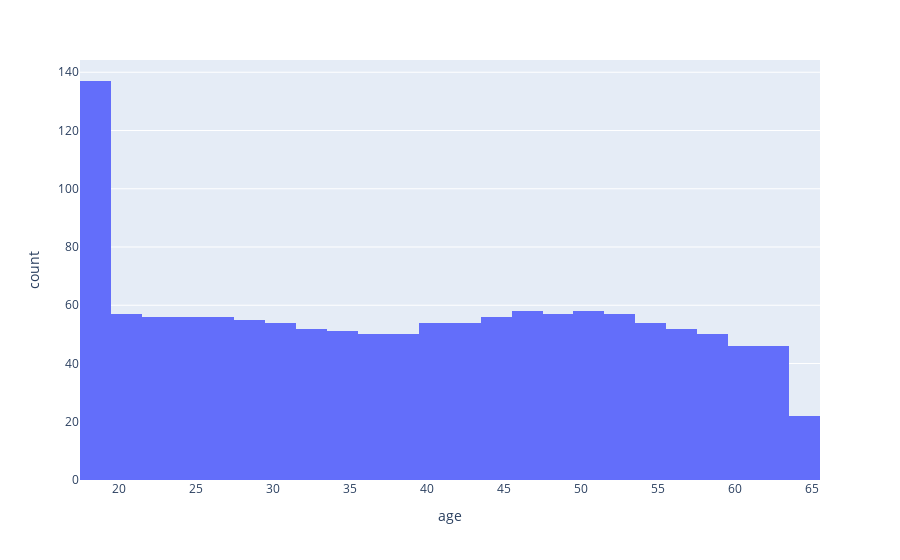

Notebook cell for this chart:
### Code cell
px.histogram(data, 
             x='age')

### Figure 1 — Plotly figure (JSON) as saved in the notebook; plotly's stock layout.template omitted (floating-point values rounded to 4 significant figures; data arrays with more than 128 entries replaced by an {"elided": "..."} marker saying what was removed)
{"data": [{"alignmentgroup": "True", "bingroup": "x", "hovertemplate": "age=%{x}<br>count=%{y}<extra></extra>", "legendgroup": "", "marker": {"color": "#636efa", "pattern": {"shape": ""}}, "name": "", "offsetgroup": "", "orientation": "v", "showlegend": false, "type": "histogram", "x": {"elided": "1338 int values"}, "xaxis": "x", "yaxis": "y"}], "layout": {"barmode": "relative", "legend": {"tracegroupgap": 0}, "margin": {"t": 60}, "xaxis": {"anchor": "y", "domain": [0, 1], "title": {"text": "age"}}, "yaxis": {"anchor": "x", "domain": [0, 1], "title": {"text": "count"}}}}
